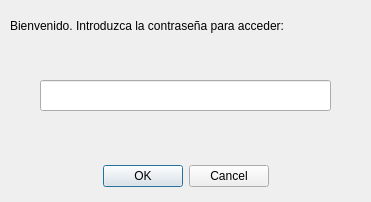
<?xml version="1.0" encoding="UTF-8"?>
<ui version="4.0">
 <class>Dialog</class>
 <widget class="QDialog" name="Dialog">
  <property name="geometry">
   <rect>
    <x>0</x>
    <y>0</y>
    <width>371</width>
    <height>202</height>
   </rect>
  </property>
  <property name="windowTitle">
   <string>Login</string>
  </property>
  <widget class="QDialogButtonBox" name="buttonBox">
   <property name="geometry">
    <rect>
     <x>10</x>
     <y>160</y>
     <width>351</width>
     <height>32</height>
    </rect>
   </property>
   <property name="orientation">
    <enum>Qt::Horizontal</enum>
   </property>
   <property name="standardButtons">
    <set>QDialogButtonBox::Cancel|QDialogButtonBox::Ok</set>
   </property>
   <property name="centerButtons">
    <bool>true</bool>
   </property>
  </widget>
  <widget class="QLineEdit" name="txt_clave">
   <property name="geometry">
    <rect>
     <x>40</x>
     <y>80</y>
     <width>291</width>
     <height>31</height>
    </rect>
   </property>
   <property name="echoMode">
    <enum>QLineEdit::Password</enum>
   </property>
  </widget>
  <widget class="QLabel" name="txt_bienvenido">
   <property name="geometry">
    <rect>
     <x>10</x>
     <y>10</y>
     <width>351</width>
     <height>31</height>
    </rect>
   </property>
   <property name="sizePolicy">
    <sizepolicy hsizetype="Fixed" vsizetype="Preferred">
     <horstretch>0</horstretch>
     <verstretch>0</verstretch>
    </sizepolicy>
   </property>
   <property name="text">
    <string>Bienvenido. Introduzca la contraseña para acceder:</string>
   </property>
   <property name="alignment">
    <set>Qt::AlignLeading|Qt::AlignLeft|Qt::AlignVCenter</set>
   </property>
  </widget>
 </widget>
 <resources/>
 <connections>
  <connection>
   <sender>buttonBox</sender>
   <signal>accepted()</signal>
   <receiver>Dialog</receiver>
   <slot>accept()</slot>
   <hints>
    <hint type="sourcelabel">
     <x>248</x>
     <y>254</y>
    </hint>
    <hint type="destinationlabel">
     <x>157</x>
     <y>274</y>
    </hint>
   </hints>
  </connection>
  <connection>
   <sender>buttonBox</sender>
   <signal>rejected()</signal>
   <receiver>Dialog</receiver>
   <slot>reject()</slot>
   <hints>
    <hint type="sourcelabel">
     <x>316</x>
     <y>260</y>
    </hint>
    <hint type="destinationlabel">
     <x>286</x>
     <y>274</y>
    </hint>
   </hints>
  </connection>
 </connections>
</ui>
